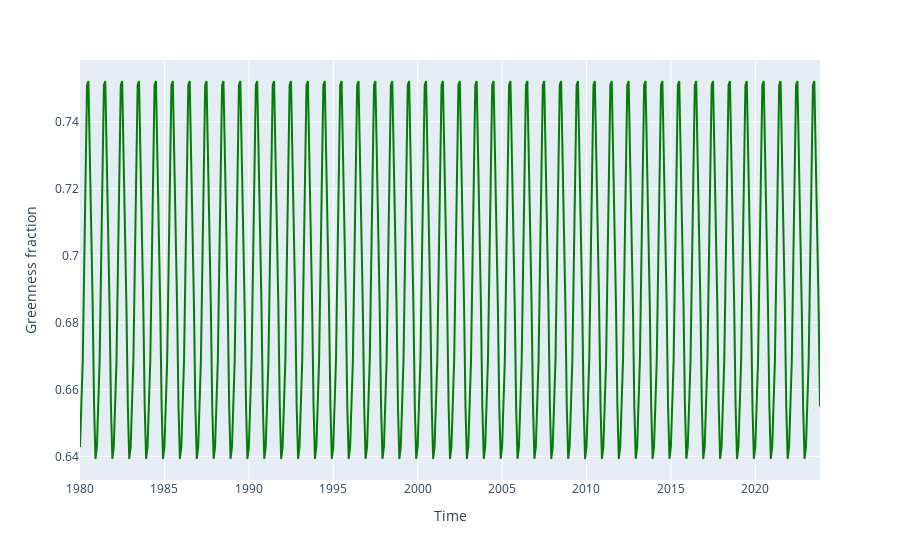

The code cell stored with this chart in its notebook:
### Code cell
gf_fig.update_traces(line=dict(color='green'))
gf_fig.show()

### Figure 1 — Plotly figure (JSON) as saved in the notebook; plotly's stock layout.template omitted (floating-point values rounded to 4 significant figures; data arrays with more than 128 entries replaced by an {"elided": "..."} marker saying what was removed)
{"data": [{"hovertemplate": "Time=%{x}<br>Greenness fraction=%{y}<extra></extra>", "legendgroup": "", "line": {"color": "green", "dash": "solid"}, "marker": {"symbol": "circle"}, "mode": "lines", "name": "", "orientation": "v", "showlegend": false, "type": "scatter", "x": {"elided": "527 str values"}, "xaxis": "x", "y": {"elided": "527 float values"}, "yaxis": "y"}], "layout": {"legend": {"tracegroupgap": 0}, "margin": {"t": 60}, "xaxis": {"anchor": "y", "domain": [0, 1], "title": {"text": "Time"}}, "yaxis": {"anchor": "x", "domain": [0, 1], "title": {"text": "Greenness fraction"}}}}
